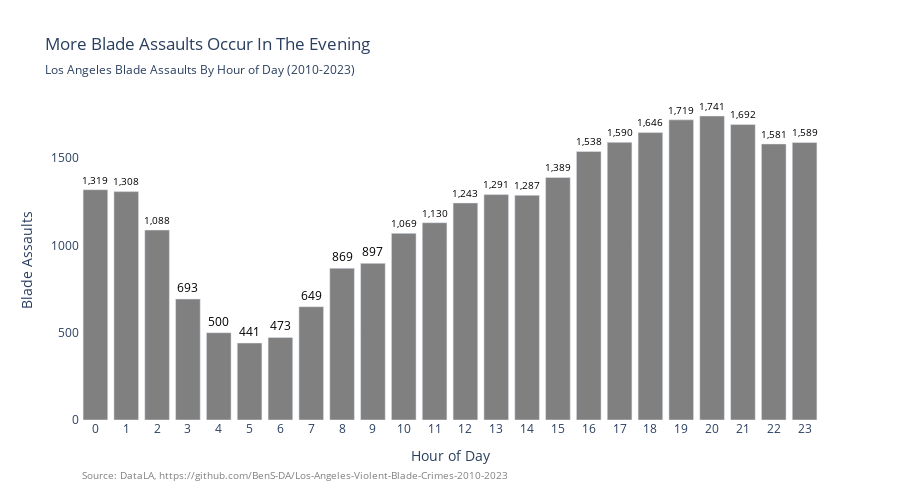

The code cell stored with this chart in its notebook:
### Code cell
# How about time of day?

tod = blade_adw['HOUR'].value_counts().sort_index()
tod_bar = px.bar(tod,x=tod.index, y = tod.values, title = 'More Blade Assaults Occur In The Evening', 
    subtitle = "Los Angeles Blade Assaults By Hour of Day (2010-2023)", text = tod.values, height = 500)
tod_bar.update_layout(xaxis_title = "Hour of Day",yaxis_title="Blade Assaults")
tod_bar.update_xaxes(type='category')
tod_bar.update_layout(
    paper_bgcolor='rgba(0, 0, 0, 0)',
    plot_bgcolor='rgba(0, 0, 0, 0)'
)
tod_bar.update_traces(textposition='outside')
tod_bar.update_traces(textfont_color='black')

tod_bar.update_traces(marker_color='grey')
tod_bar.update_traces(texttemplate='%{text:,}')

tod_bar.add_annotation(
    text=f"Source: DataLA, https://github.com/BenS-DA/Los-Angeles-Violent-Blade-Crimes-2010-2023",
    showarrow=False,
    x=0,
    y=-0.2,
    xref="paper",
    yref="paper",
    xanchor="left",
    yanchor="bottom",
    font=dict(size=10, color="grey"),
    align="left"
)

tod_bar.show()

### Figure 1 — Plotly figure (JSON) as saved in the notebook; plotly's stock layout.template omitted (floating-point values rounded to 4 significant figures)
{"data": [{"hovertemplate": "HOUR=%{x}<br>y=%{y}<br>text=%{text}<extra></extra>", "legendgroup": "", "marker": {"color": "grey", "pattern": {"shape": ""}}, "name": "", "orientation": "v", "showlegend": false, "text": [1319.0, 1308.0, 1088.0, 693.0, 500.0, 441.0, 473.0, 649.0, 869.0, 897.0, 1069.0, 1130.0, 1243.0, 1291.0, 1287.0, 1389.0, 1538.0, 1590.0, 1646.0, 1719.0, 1741.0, 1692.0, 1581.0, 1589.0], "textfont": {"color": "black"}, "textposition": "outside", "texttemplate": "%{text:,}", "type": "bar", "x": [0, 1, 2, 3, 4, 5, 6, 7, 8, 9, 10, 11, 12, 13, 14, 15, 16, 17, 18, 19, 20, 21, 22, 23], "xaxis": "x", "y": [1319, 1308, 1088, 693, 500, 441, 473, 649, 869, 897, 1069, 1130, 1243, 1291, 1287, 1389, 1538, 1590, 1646, 1719, 1741, 1692, 1581, 1589], "yaxis": "y"}], "layout": {"annotations": [{"align": "left", "font": {"color": "grey", "size": 10}, "showarrow": false, "text": "Source: DataLA, https://github.com/BenS-DA/Los-Angeles-Violent-Blade-Crimes-2010-2023", "x": 0, "xanchor": "left", "xref": "paper", "y": -0.2, "yanchor": "bottom", "yref": "paper"}], "barmode": "relative", "height": 500, "legend": {"tracegroupgap": 0}, "paper_bgcolor": "rgba(0, 0, 0, 0)", "plot_bgcolor": "rgba(0, 0, 0, 0)", "title": {"subtitle": {"text": "Los Angeles Blade Assaults By Hour of Day (2010-2023)"}, "text": "More Blade Assaults Occur In The Evening"}, "xaxis": {"anchor": "y", "domain": [0, 1], "title": {"text": "Hour of Day"}, "type": "category"}, "yaxis": {"anchor": "x", "domain": [0, 1], "title": {"text": "Blade Assaults"}}}}
